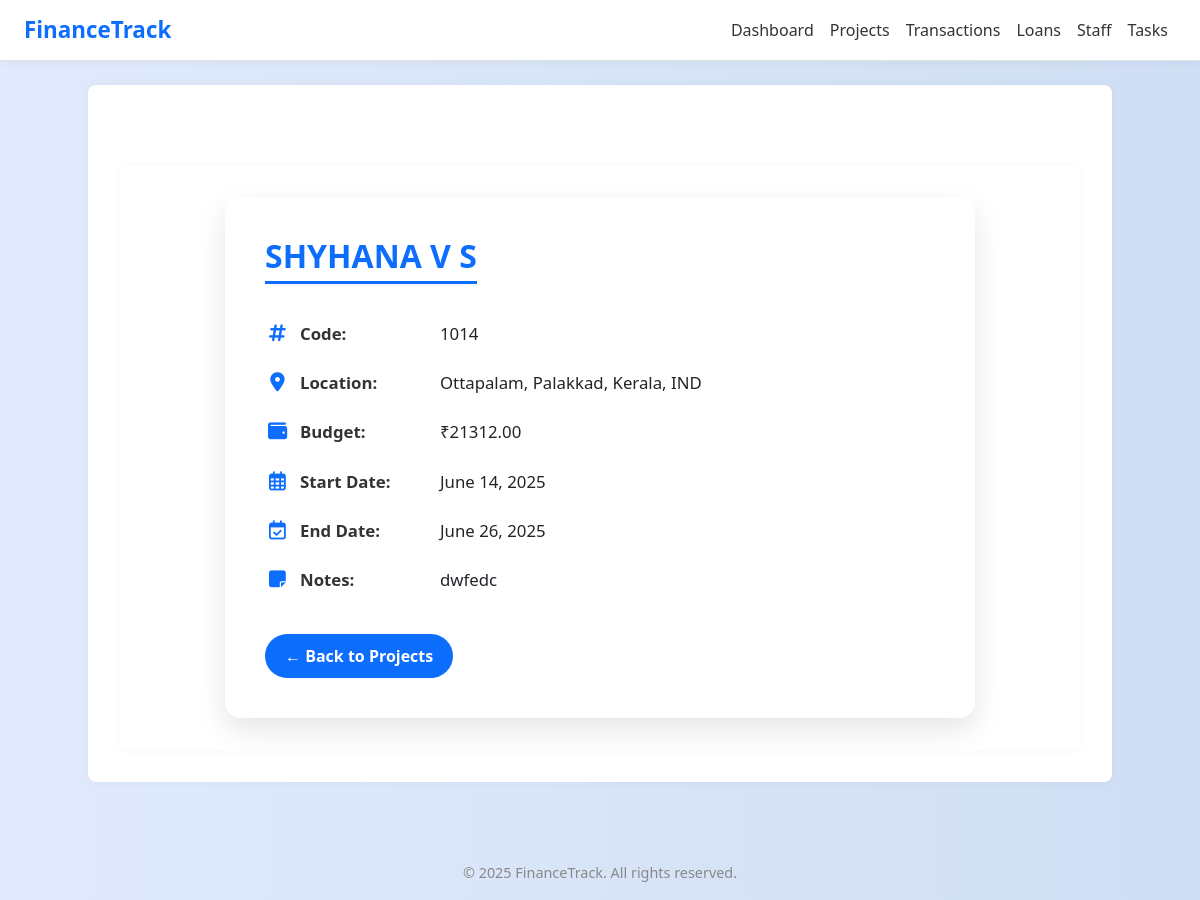
/projects/4/, run on an earlier commit of the app's database.
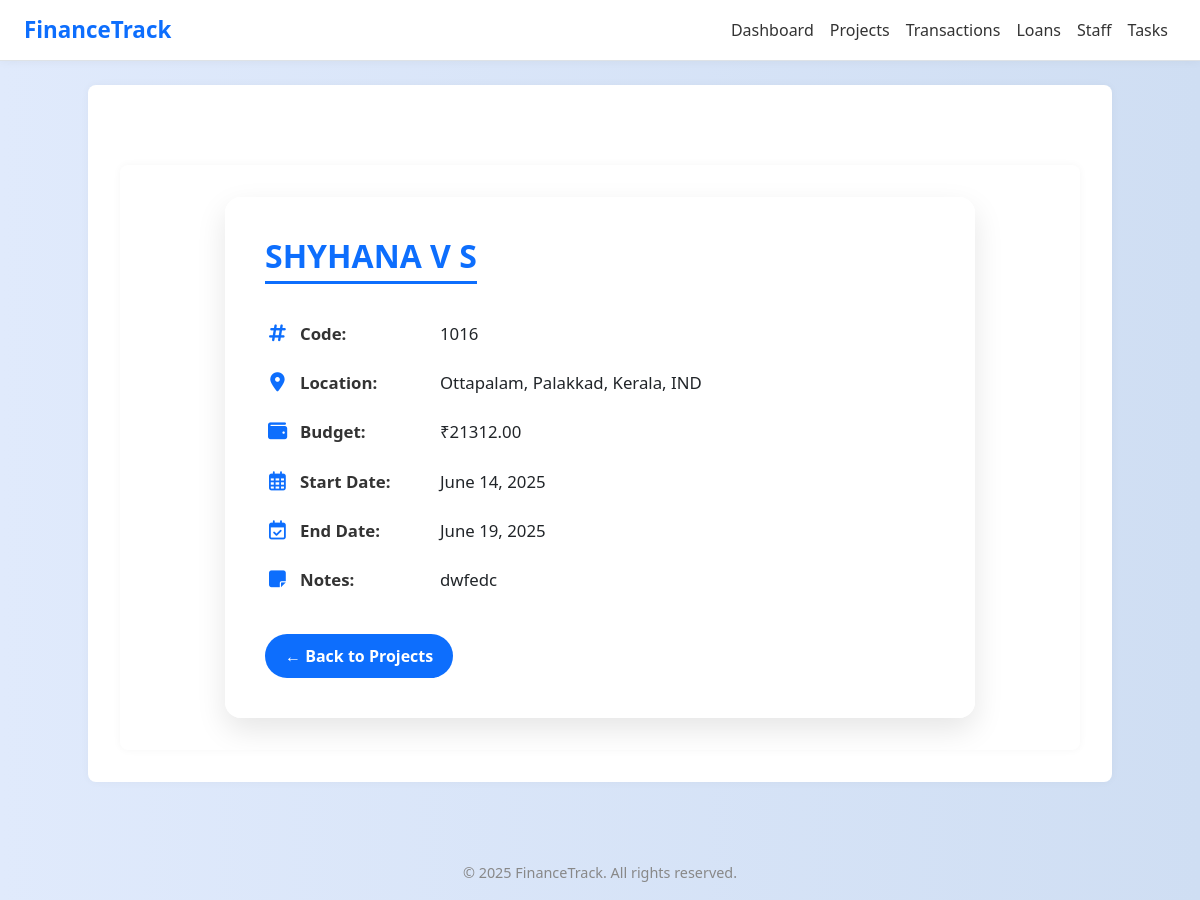
And on a later commit of the database.
### app1/models.py (models this page shows, shortened)
class Project(models.Model):
    code = models.CharField(max_length=20)
    name = models.CharField(max_length=100)
    location = models.CharField(max_length=100)
    total_budget = models.DecimalField(max_digits=12, decimal_places=2)
    start_date = models.DateField()
    end_date = models.DateField()
    notes = models.TextField(blank=True, null=True)

### app1/views.py (the view)
# urls.py: path('projects/<int:pk>/', views.project_detail_view, name='project-detail'),
def project_detail_view(request, pk):
    project = get_object_or_404(Project, pk=pk)
    return render(request, 'project_detail.html', {'project': project})

### templates/project_detail.html (shortened to what this page needs)
{% extends 'base.html' %}
{% block content %}
<div class="container mt-5 fade-in-up">
  <div class="project-card">
    <h2 class="project-heading">{{ project.name }}</h2>
    <ul class="list-group list-group-flush">
      <li class="list-group-item"><i class="fas fa-hashtag"></i><strong>Code:</strong> {{ project.code }}</li>
      <li class="list-group-item"><i class="fas fa-map-marker-alt"></i><strong>Location:</strong> {{ project.location }}</li>
      <li class="list-group-item"><i class="fas fa-wallet"></i><strong>Budget:</strong> ₹{{ project.total_budget }}</li>
      <li class="list-group-item"><i class="far fa-calendar-alt"></i><strong>Start Date:</strong> {{ project.start_date }}</li>
      <li class="list-group-item"><i class="far fa-calendar-check"></i><strong>End Date:</strong> {{ project.end_date }}</li>
      <li class="list-group-item"><i class="fas fa-sticky-note"></i><strong>Notes:</strong> {{ project.notes|default:"None" }}</li>
    </ul>
    <a href="{% url 'project_list' %}" class="back-button">← Back to Projects</a>
  </div>
</div>
{% endblock %}

What changed in the data, as far as the page shows it:
changed Project "SHYHANA V S": code "1014" → "1016"; end_date "June 26, 2025" → "June 19, 2025"
